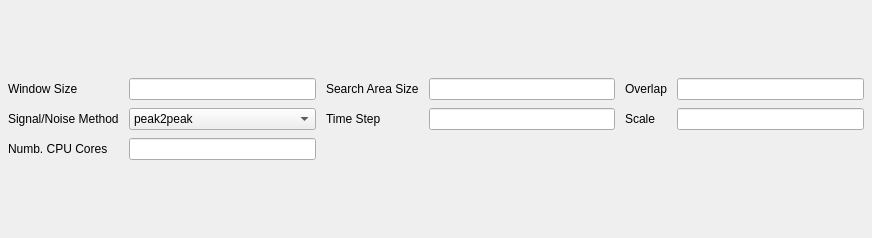
             <widget class="QWidget" name="ProPage">
              <property name="geometry">
               <rect>
                <x>0</x>
                <y>0</y>
                <width>872</width>
                <height>238</height>
               </rect>
              </property>
              <attribute name="label">
               <string>Process</string>
              </attribute>
              <layout class="QGridLayout" name="gridLayout_8">
               <property name="leftMargin">
                <number>8</number>
               </property>
               <property name="topMargin">
                <number>0</number>
               </property>
               <property name="rightMargin">
                <number>8</number>
               </property>
               <property name="bottomMargin">
                <number>0</number>
               </property>
               <item row="0" column="0">
                <layout class="QGridLayout" name="gridLayout_9">
                 <property name="horizontalSpacing">
                  <number>10</number>
                 </property>
                 <property name="verticalSpacing">
                  <number>8</number>
                 </property>
                 <item row="0" column="2">
                  <widget class="QLineEdit" name="pro_windowsize_LE">
                   <property name="text">
                    <string/>
                   </property>
                   <property name="placeholderText">
                    <string/>
                   </property>
                  </widget>
                 </item>
                 <item row="0" column="3">
                  <widget class="QLabel" name="label_4">
                   <property name="text">
                    <string>Search Area Size</string>
                   </property>
                  </widget>
                 </item>
                 <item row="0" column="4">
                  <widget class="QLineEdit" name="pro_searcharea_LE">
                   <property name="text">
                    <string/>
                   </property>
                   <property name="placeholderText">
                    <string/>
                   </property>
                  </widget>
                 </item>
                 <item row="0" column="5">
                  <widget class="QLabel" name="label_7">
                   <property name="text">
                    <string>Overlap</string>
                   </property>
                  </widget>
                 </item>
                 <item row="0" column="6">
                  <widget class="QLineEdit" name="pro_overlap_LE">
                   <property name="text">
                    <string/>
                   </property>
                   <property name="placeholderText">
                    <string/>
                   </property>
                  </widget>
                 </item>
                 <item row="2" column="0" colspan="2">
                  <widget class="QLabel" name="label_8">
                   <property name="text">
                    <string>Numb. CPU Cores</string>
                   </property>
                  </widget>
                 </item>
                 <item row="2" column="2">
                  <widget class="QLineEdit" name="pro_ncpus_LE">
                   <property name="text">
                    <string/>
                   </property>
                   <property name="placeholderText">
                    <string/>
                   </property>
                  </widget>
                 </item>
                 <item row="0" column="0" colspan="2">
                  <widget class="QLabel" name="label_9">
                   <property name="text">
                    <string>Window Size</string>
                   </property>
                  </widget>
                 </item>
                 <item row="1" column="6">
                  <widget class="QLineEdit" name="pro_scale_LE">
                   <property name="text">
                    <string/>
                   </property>
                   <property name="placeholderText">
                    <string/>
                   </property>
                  </widget>
                 </item>
                 <item row="1" column="5">
                  <widget class="QLabel" name="label_12">
                   <property name="text">
                    <string>Scale</string>
                   </property>
                  </widget>
                 </item>
                 <item row="1" column="0" colspan="2">
                  <widget class="QLabel" name="label_11">
                   <property name="text">
                    <string>Signal/Noise Method</string>
                   </property>
                  </widget>
                 </item>
                 <item row="1" column="2">
                  <widget class="QComboBox" name="pro_sig2noise_CB">
                   <item>
                    <property name="text">
                     <string>peak2peak</string>
                    </property>
                   </item>
                   <item>
                    <property name="text">
                     <string>peak2mean</string>
                    </property>
                   </item>
                   <item>
                    <property name="text">
                     <string>None</string>
                    </property>
                   </item>
                  </widget>
                 </item>
                 <item row="1" column="3">
                  <widget class="QLabel" name="label_10">
                   <property name="text">
                    <string>Time Step</string>
                   </property>
                  </widget>
                 </item>
                 <item row="1" column="4">
                  <widget class="QLineEdit" name="pro_timestep_LE">
                   <property name="text">
                    <string/>
                   </property>
                   <property name="placeholderText">
                    <string/>
                   </property>
                  </widget>
                 </item>
                </layout>
               </item>
              </layout>
             </widget>
